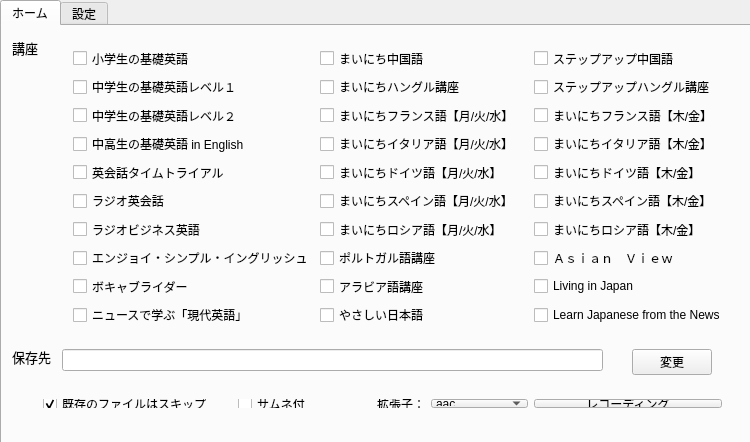
<?xml version="1.0" encoding="UTF-8"?>
<ui version="4.0">
 <class>MainWindowClass</class>
 <widget class="QMainWindow" name="MainWindowClass">
  <property name="geometry">
   <rect>
    <x>0</x>
    <y>0</y>
    <width>750</width>
    <height>442</height>
   </rect>
  </property>
  <property name="sizePolicy">
   <sizepolicy hsizetype="Preferred" vsizetype="Preferred">
    <horstretch>0</horstretch>
    <verstretch>0</verstretch>
   </sizepolicy>
  </property>
  <property name="minimumSize">
   <size>
    <width>750</width>
    <height>442</height>
   </size>
  </property>
  <property name="maximumSize">
   <size>
    <width>750</width>
    <height>442</height>
   </size>
  </property>
  <property name="windowTitle">
   <string>語学講座ＣＳ２【ラジ】</string>
  </property>
  <widget class="QWidget" name="centralWidget">
   <property name="sizePolicy">
    <sizepolicy hsizetype="Preferred" vsizetype="Preferred">
     <horstretch>0</horstretch>
     <verstretch>0</verstretch>
    </sizepolicy>
   </property>
   <widget class="QTabWidget" name="tabWidget">
    <property name="geometry">
     <rect>
      <x>0</x>
      <y>0</y>
      <width>751</width>
      <height>481</height>
     </rect>
    </property>
    <property name="currentIndex">
     <number>0</number>
    </property>
    <widget class="QWidget" name="tab">
     <attribute name="title">
      <string>ホーム</string>
     </attribute>
     <widget class="QWidget" name="gridLayoutWidget_3">
      <property name="geometry">
       <rect>
        <x>60</x>
        <y>10</y>
        <width>691</width>
        <height>301</height>
       </rect>
      </property>
      <layout class="QGridLayout" name="gridLayout_3" rowstretch="0,0,0,0,0,0,0,0,0,0">
       <item row="0" column="0">
        <layout class="QHBoxLayout" name="horizontalLayout_141">
         <item>
          <widget class="QCheckBox" name="checkBox_basic0">
           <property name="text">
            <string>小学生の基礎英語</string>
           </property>
          </widget>
         </item>
        </layout>
       </item>
       <item row="0" column="2">
        <layout class="QHBoxLayout" name="horizontalLayout_222">
         <item>
          <widget class="QCheckBox" name="checkBox_stepup_chinese">
           <property name="text">
            <string>ステップアップ中国語</string>
           </property>
          </widget>
         </item>
        </layout>
       </item>
       <item row="1" column="0">
        <layout class="QHBoxLayout" name="horizontalLayout_14">
         <item>
          <widget class="QCheckBox" name="checkBox_basic1">
           <property name="text">
            <string>中学生の基礎英語レベル１</string>
           </property>
          </widget>
         </item>
        </layout>
       </item>
       <item row="8" column="0">
        <layout class="QHBoxLayout" name="horizontalLayout_21">
         <item>
          <widget class="QCheckBox" name="checkBox_vrradio">
           <property name="text">
            <string>ボキャブライダー</string>
           </property>
          </widget>
         </item>
        </layout>
       </item>
       <item row="8" column="1">
        <layout class="QHBoxLayout" name="horizontalLayout_11">
         <item>
          <widget class="QCheckBox" name="checkBox_arabic">
           <property name="text">
            <string>アラビア語講座</string>
           </property>
          </widget>
         </item>
        </layout>
       </item>
       <item row="2" column="0">
        <layout class="QHBoxLayout" name="horizontalLayout_15">
         <item>
          <widget class="QCheckBox" name="checkBox_basic2">
           <property name="text">
            <string>中学生の基礎英語レベル２</string>
           </property>
          </widget>
         </item>
        </layout>
       </item>
       <item row="5" column="0">
        <layout class="QHBoxLayout" name="horizontalLayout_18">
         <item>
          <widget class="QCheckBox" name="checkBox_kaiwa">
           <property name="text">
            <string>ラジオ英会話</string>
           </property>
          </widget>
         </item>
        </layout>
       </item>
       <item row="3" column="1">
        <layout class="QHBoxLayout" name="horizontalLayout_4">
         <item>
          <widget class="QCheckBox" name="checkBox_italian">
           <property name="text">
            <string>まいにちイタリア語【月/火/水】</string>
           </property>
          </widget>
         </item>
        </layout>
       </item>
       <item row="0" column="1">
        <layout class="QHBoxLayout" name="horizontalLayout_2">
         <item>
          <widget class="QCheckBox" name="checkBox_chinese">
           <property name="text">
            <string>まいにち中国語</string>
           </property>
          </widget>
         </item>
        </layout>
       </item>
       <item row="1" column="2">
        <layout class="QHBoxLayout" name="horizontalLayout_52">
         <item>
          <widget class="QCheckBox" name="checkBox_stepup_hangeul">
           <property name="text">
            <string>ステップアップハングル講座</string>
           </property>
          </widget>
         </item>
        </layout>
       </item>
       <item row="9" column="2">
        <layout class="QHBoxLayout" name="horizontalLayout_1112">
         <item>
          <widget class="QCheckBox" name="checkBox_japanese2">
           <property name="text">
            <string>Learn Japanese from the News</string>
           </property>
          </widget>
         </item>
        </layout>
       </item>
       <item row="4" column="0">
        <layout class="QHBoxLayout" name="horizontalLayout_17">
         <item>
          <widget class="QCheckBox" name="checkBox_timetrial">
           <property name="text">
            <string>英会話タイムトライアル</string>
           </property>
          </widget>
         </item>
        </layout>
       </item>
       <item row="2" column="2">
        <layout class="QHBoxLayout" name="horizontalLayout_32">
         <item>
          <widget class="QCheckBox" name="checkBox_french2">
           <property name="text">
            <string>まいにちフランス語【木/金】</string>
           </property>
          </widget>
         </item>
        </layout>
       </item>
       <item row="6" column="0">
        <layout class="QHBoxLayout" name="horizontalLayout_19">
         <item>
          <widget class="QCheckBox" name="checkBox_business1">
           <property name="text">
            <string>ラジオビジネス英語</string>
           </property>
          </widget>
         </item>
        </layout>
       </item>
       <item row="1" column="1">
        <layout class="QHBoxLayout" name="horizontalLayout_5">
         <item>
          <widget class="QCheckBox" name="checkBox_hangeul">
           <property name="text">
            <string>まいにちハングル講座</string>
           </property>
          </widget>
         </item>
        </layout>
       </item>
       <item row="7" column="0">
        <layout class="QHBoxLayout" name="horizontalLayout_29">
         <item>
          <widget class="QCheckBox" name="checkBox_enjoy">
           <property name="text">
            <string>エンジョイ・シンプル・イングリッシュ</string>
           </property>
          </widget>
         </item>
        </layout>
       </item>
       <item row="8" column="2">
        <layout class="QHBoxLayout" name="horizontalLayout_112">
         <item>
          <widget class="QCheckBox" name="checkBox_Living_in_Japan">
           <property name="text">
            <string>Living in Japan</string>
           </property>
          </widget>
         </item>
        </layout>
       </item>
       <item row="9" column="1">
        <layout class="QHBoxLayout" name="horizontalLayout_111">
         <item>
          <widget class="QCheckBox" name="checkBox_japanese">
           <property name="text">
            <string>やさしい日本語</string>
           </property>
          </widget>
         </item>
        </layout>
       </item>
       <item row="4" column="1">
        <layout class="QHBoxLayout" name="horizontalLayout_6">
         <item>
          <widget class="QCheckBox" name="checkBox_german">
           <property name="text">
            <string>まいにちドイツ語【月/火/水】</string>
           </property>
          </widget>
         </item>
        </layout>
       </item>
       <item row="6" column="1">
        <layout class="QHBoxLayout" name="horizontalLayout_13">
         <item>
          <widget class="QCheckBox" name="checkBox_russian">
           <property name="text">
            <string>まいにちロシア語【月/火/水】</string>
           </property>
          </widget>
         </item>
        </layout>
       </item>
       <item row="3" column="2">
        <layout class="QHBoxLayout" name="horizontalLayout_42">
         <item>
          <widget class="QCheckBox" name="checkBox_italian2">
           <property name="text">
            <string>まいにちイタリア語【木/金】</string>
           </property>
          </widget>
         </item>
        </layout>
       </item>
       <item row="4" column="2">
        <layout class="QHBoxLayout" name="horizontalLayout_62">
         <item>
          <widget class="QCheckBox" name="checkBox_german2">
           <property name="text">
            <string>まいにちドイツ語【木/金】</string>
           </property>
          </widget>
         </item>
        </layout>
       </item>
       <item row="7" column="1">
        <layout class="QHBoxLayout" name="horizontalLayout_9">
         <item>
          <widget class="QCheckBox" name="checkBox_portuguese">
           <property name="text">
            <string>ポルトガル語講座</string>
           </property>
          </widget>
         </item>
        </layout>
       </item>
       <item row="5" column="2">
        <layout class="QHBoxLayout" name="horizontalLayout_72">
         <item>
          <widget class="QCheckBox" name="checkBox_spanish2">
           <property name="text">
            <string>まいにちスペイン語【木/金】</string>
           </property>
          </widget>
         </item>
        </layout>
       </item>
       <item row="3" column="0">
        <layout class="QHBoxLayout" name="horizontalLayout_16">
         <item>
          <widget class="QCheckBox" name="checkBox_basic3">
           <property name="text">
            <string>中高生の基礎英語 in English</string>
           </property>
          </widget>
         </item>
        </layout>
       </item>
       <item row="5" column="1">
        <layout class="QHBoxLayout" name="horizontalLayout_7">
         <item>
          <widget class="QCheckBox" name="checkBox_spanish">
           <property name="text">
            <string>まいにちスペイン語【月/火/水】</string>
           </property>
          </widget>
         </item>
        </layout>
       </item>
       <item row="2" column="1">
        <layout class="QHBoxLayout" name="horizontalLayout_3">
         <item>
          <widget class="QCheckBox" name="checkBox_french">
           <property name="text">
            <string>まいにちフランス語【月/火/水】</string>
           </property>
          </widget>
         </item>
        </layout>
       </item>
       <item row="7" column="2">
        <layout class="QHBoxLayout" name="horizontalLayout_92">
         <item>
          <widget class="QCheckBox" name="checkBox_stepup_portuguese">
           <property name="text">
            <string>Ａｓｉａｎ　Ｖｉｅｗ</string>
           </property>
          </widget>
         </item>
        </layout>
       </item>
       <item row="6" column="2">
        <layout class="QHBoxLayout" name="horizontalLayout_132">
         <item>
          <widget class="QCheckBox" name="checkBox_russian2">
           <property name="text">
            <string>まいにちロシア語【木/金】</string>
           </property>
          </widget>
         </item>
        </layout>
       </item>
       <item row="9" column="0">
        <layout class="QHBoxLayout" name="horizontalLayout_20">
         <item>
          <widget class="QCheckBox" name="checkBox_gendai">
           <property name="text">
            <string>ニュースで学ぶ「現代英語」</string>
           </property>
          </widget>
         </item>
        </layout>
       </item>
      </layout>
     </widget>
     <widget class="QWidget" name="gridLayoutWidget_4">
      <property name="geometry">
       <rect>
        <x>30</x>
        <y>362</y>
        <width>701</width>
        <height>31</height>
       </rect>
      </property>
      <layout class="QGridLayout" name="gridLayout_4" rowstretch="0">
       <item row="0" column="2">
        <layout class="QHBoxLayout" name="horizontalLayout_49">
         <item>
          <widget class="QPushButton" name="downloadButton">
           <property name="text">
            <string>レコーディング</string>
           </property>
          </widget>
         </item>
        </layout>
       </item>
       <item row="0" column="1">
        <layout class="QHBoxLayout" name="horizontalLayout_48">
         <item>
          <widget class="QCheckBox" name="checkBox_thumbnail">
           <property name="sizePolicy">
            <sizepolicy hsizetype="Preferred" vsizetype="Preferred">
             <horstretch>0</horstretch>
             <verstretch>0</verstretch>
            </sizepolicy>
           </property>
           <property name="text">
            <string>サムネ付</string>
           </property>
           <property name="checkable">
            <bool>true</bool>
           </property>
           <property name="checked">
            <bool>false</bool>
           </property>
          </widget>
         </item>
         <item>
          <widget class="QLabel" name="label_2">
           <property name="sizePolicy">
            <sizepolicy hsizetype="Preferred" vsizetype="Preferred">
             <horstretch>0</horstretch>
             <verstretch>0</verstretch>
            </sizepolicy>
           </property>
           <property name="layoutDirection">
            <enum>Qt::LeftToRight</enum>
           </property>
           <property name="text">
            <string>　　　　　拡張子：</string>
           </property>
           <property name="alignment">
            <set>Qt::AlignLeading|Qt::AlignLeft|Qt::AlignVCenter</set>
           </property>
          </widget>
         </item>
         <item>
          <widget class="QComboBox" name="comboBox_extension">
           <property name="sizePolicy">
            <sizepolicy hsizetype="Fixed" vsizetype="Fixed">
             <horstretch>0</horstretch>
             <verstretch>0</verstretch>
            </sizepolicy>
           </property>
           <item>
            <property name="text">
             <string>aac</string>
            </property>
           </item>
           <item>
            <property name="text">
             <string>m4a</string>
            </property>
           </item>
           <item>
            <property name="text">
             <string>mp3-128k-S</string>
            </property>
           </item>
           <item>
            <property name="text">
             <string>mp3-64k-S</string>
            </property>
           </item>
           <item>
            <property name="text">
             <string>mp3-48k-S</string>
            </property>
           </item>
           <item>
            <property name="text">
             <string>mp3-40k-M</string>
            </property>
           </item>
           <item>
            <property name="text">
             <string>mp3-32k-M</string>
            </property>
           </item>
           <item>
            <property name="text">
             <string>mp3-24k-M</string>
            </property>
           </item>
          </widget>
         </item>
        </layout>
       </item>
       <item row="0" column="0">
        <layout class="QHBoxLayout" name="horizontalLayout_51">
         <item>
          <widget class="QCheckBox" name="checkBox_skip">
           <property name="text">
            <string>既存のファイルはスキップ</string>
           </property>
           <property name="checked">
            <bool>true</bool>
           </property>
          </widget>
         </item>
        </layout>
       </item>
      </layout>
     </widget>
     <widget class="QLineEdit" name="scramble">
      <property name="geometry">
       <rect>
        <x>60</x>
        <y>323</y>
        <width>541</width>
        <height>22</height>
       </rect>
      </property>
     </widget>
     <widget class="QLabel" name="label">
      <property name="geometry">
       <rect>
        <x>10</x>
        <y>323</y>
        <width>41</width>
        <height>16</height>
       </rect>
      </property>
      <property name="font">
       <font>
        <pointsize>10</pointsize>
       </font>
      </property>
      <property name="text">
       <string>保存先</string>
      </property>
     </widget>
     <widget class="QLabel" name="label_3">
      <property name="geometry">
       <rect>
        <x>10</x>
        <y>14</y>
        <width>41</width>
        <height>16</height>
       </rect>
      </property>
      <property name="font">
       <font>
        <pointsize>10</pointsize>
       </font>
      </property>
      <property name="text">
       <string>講座</string>
      </property>
     </widget>
     <widget class="QPushButton" name="pushButton">
      <property name="geometry">
       <rect>
        <x>630</x>
        <y>323</y>
        <width>80</width>
        <height>26</height>
       </rect>
      </property>
      <property name="text">
       <string>変更</string>
      </property>
     </widget>
    </widget>
    <widget class="QWidget" name="tab_2">
     <attribute name="title">
      <string>設定</string>
     </attribute>
     <widget class="QPushButton" name="pushButton_2">
      <property name="geometry">
       <rect>
        <x>100</x>
        <y>90</y>
        <width>161</width>
        <height>26</height>
       </rect>
      </property>
      <property name="text">
       <string>ファイル名設定</string>
      </property>
     </widget>
     <widget class="QPushButton" name="pushButton_3">
      <property name="geometry">
       <rect>
        <x>102</x>
        <y>190</y>
        <width>161</width>
        <height>26</height>
       </rect>
      </property>
      <property name="text">
       <string>タイトルタグ設定</string>
      </property>
     </widget>
    </widget>
   </widget>
  </widget>
 </widget>
 <layoutdefault spacing="6" margin="11"/>
 <resources/>
 <connections>
  <connection>
   <sender>pushButton</sender>
   <signal>clicked()</signal>
   <receiver>MainWindowClass</receiver>
   <slot>customizeSaveFolder()</slot>
   <hints>
    <hint type="sourcelabel">
     <x>248</x>
     <y>254</y>
    </hint>
    <hint type="destinationlabel">
     <x>157</x>
     <y>274</y>
    </hint>
   </hints>
  </connection>
  <connection>
   <sender>pushButton_2</sender>
   <signal>clicked()</signal>
   <receiver>MainWindowClass</receiver>
   <slot>customizeFileName()</slot>
   <hints>
    <hint type="sourcelabel">
     <x>248</x>
     <y>254</y>
    </hint>
    <hint type="destinationlabel">
     <x>157</x>
     <y>274</y>
    </hint>
   </hints>
  </connection>
  <connection>
   <sender>pushButton_3</sender>
   <signal>clicked()</signal>
   <receiver>MainWindowClass</receiver>
   <slot>customizeTitle()</slot>
   <hints>
    <hint type="sourcelabel">
     <x>248</x>
     <y>254</y>
    </hint>
    <hint type="destinationlabel">
     <x>157</x>
     <y>274</y>
    </hint>
   </hints>
  </connection>
  <connection>
   <sender>downloadButton</sender>
   <signal>clicked()</signal>
   <receiver>MainWindowClass</receiver>
   <slot>download()</slot>
   <hints>
    <hint type="sourcelabel">
     <x>539</x>
     <y>352</y>
    </hint>
    <hint type="destinationlabel">
     <x>125</x>
     <y>310</y>
    </hint>
   </hints>
  </connection>
 </connections>
 <slots>
  <slot>download()</slot>
  <slot>customizeSaveFolder()</slot>
  <slot>customizeFileName()</slot>
  <slot>customizeTitle()</slot>
 </slots>
</ui>
